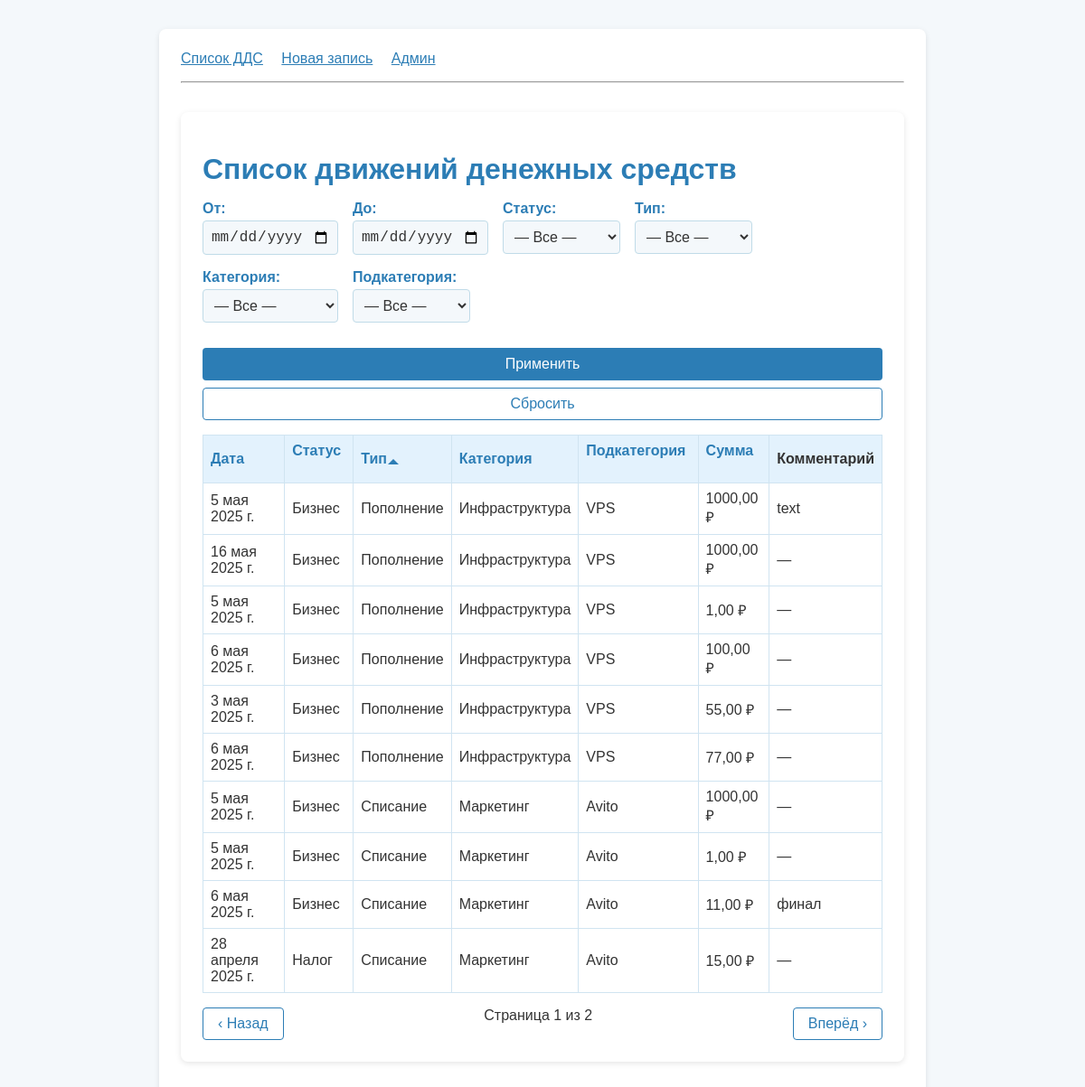
/?ordering=txn_type__name, run on the app's committed database.
### cashflow/models.py (models this page shows, shortened)
class CashFlow(models.Model):
    created_at = models.DateField("Дата записи", default=timezone.now,
                                  help_text="Если нужно, вы можете изменить дату записи вручную")
    status = models.ForeignKey(Status, verbose_name=_("Статус"), on_delete=models.PROTECT)
    txn_type = models.ForeignKey(
        TransactionType, verbose_name=_("Тип операции"), on_delete=models.PROTECT
    )
    category = models.ForeignKey(Category, verbose_name=_("Категория"), on_delete=models.PROTECT)
    subcategory = models.ForeignKey(SubCategory, verbose_name=_("Подкатегория"), on_delete=models.PROTECT)
    amount = models.DecimalField(_("Сумма, ₽"), max_digits=12, decimal_places=2)
    comment = models.TextField(_("Комментарий"), blank=True)

class Status(models.Model):
    name = models.CharField(_("Название статуса"), max_length=50, unique=True)
    class Meta:
        verbose_name = "Статус"
        verbose_name_plural = "Статусы"

class TransactionType(models.Model):
    name = models.CharField(max_length=50, unique=True)
    class Meta:
        verbose_name = "Тип операции"
        verbose_name_plural = "Типы операций"

class Category(models.Model):
    name = models.CharField(max_length=100)
    txn_type = models.ForeignKey(
        TransactionType, on_delete=models.CASCADE, related_name="categories"
    )
    class Meta:
        unique_together = ("name", "txn_type")
        verbose_name = "Категория"
        verbose_name_plural = "Категории"

class SubCategory(models.Model):
    name = models.CharField(max_length=100)
    category = models.ForeignKey(
        Category, on_delete=models.CASCADE, related_name="subcategories"
    )
    class Meta:
        unique_together = ("name", "category")
        verbose_name = "Подкатегория"
        verbose_name_plural = "Подкатегории"

### cashflow/views.py (the view)
# urls.py: path("", CashFlowListView.as_view(), name="cashflow_list"),
class CashFlowListView(ListView):
    model = CashFlow
    template_name = "cashflow_list.html"
    context_object_name = "object_list"
    paginate_by = 10
    def get_queryset(self):
        qs = super().get_queryset().select_related(
            "status", "txn_type", "category", "subcategory"
        )
        params = self.request.GET
        if params.get("date_from"):
            qs = qs.filter(created_at__gte=params["date_from"])
        if params.get("date_to"):
            qs = qs.filter(created_at__lte=params["date_to"])
        if params.get("status"):
            qs = qs.filter(status_id=params["status"])
        if params.get("txn_type"):
            qs = qs.filter(txn_type_id=params["txn_type"])
        if params.get("category"):
            qs = qs.filter(category_id=params["category"])
        if params.get("subcategory"):
            qs = qs.filter(subcategory_id=params["subcategory"])
        ordering = params.get("ordering", "-created_at")
        return qs.order_by(ordering)
    def get_context_data(self, **kwargs):
        ctx = super().get_context_data(**kwargs)
        params = self.request.GET.copy()
        params.pop("page", None)
        ctx["clean_qs"] = params.urlencode()
        ctx["statuses"] = Status.objects.all()
        ctx["types"] = TransactionType.objects.all()
        ctx["categories"] = Category.objects.select_related("txn_type").all()
        ctx["subcategories"] = SubCategory.objects.select_related("category").all()
        ctx["selected_status"] = params.get("status", "")
        ctx["selected_type"] = params.get("txn_type", "")
        ctx["selected_category"] = params.get("category", "")
        ctx["selected_subcategory"] = params.get("subcategory", "")
        ctx["current_order"] = self.request.GET.get("ordering", "-created_at")
        return ctx

### cashflow/templates/cashflow_list.html (shortened to what this page needs)
{% extends "base.html" %}
{% block content %}
<div class="container">
  <h1>Список движений денежных средств</h1>
  <form method="get" action="{% url 'cashflow_list' %}" class="filter-form">
    <div class="filter-group">
      <div class="filter-field">
        <label for="id_date_from">От:</label>
        <input
          type="date"
          id="id_date_from"
          name="date_from"
          value="{{ filter.date_from|default_if_none:'' }}"
        >
      </div>
      <div class="filter-field">
        <label for="id_date_to">До:</label>
        <input
          type="date"
          id="id_date_to"
          name="date_to"
          value="{{ filter.date_to|default_if_none:'' }}"
        >
      </div>
      <div class="filter-field">
        <label for="id_status">Статус:</label>
        <select id="id_status" name="status">
          <option value=""
            {% if not filter.status %}selected{% endif %}>
            — Все —
          </option>
        </select>
      </div>
      <div class="filter-field">
        <label for="filter_type">Тип:</label>
        <select id="filter_type" name="txn_type">
          <option value=""
            {% if not filter.txn_type %}selected{% endif %}>
            — Все —
          </option>
        </select>
      </div>
      <div class="filter-field">
        <label for="filter_category">Категория:</label>
        <select id="filter_category" name="category">
          <option value=""
            {% if not filter.category %}selected{% endif %}>
            — Все —
          </option>
        </select>
      </div>
      <div class="filter-field">
        <label for="filter_subcategory">Подкатегория:</label>
        <select id="filter_subcategory" name="subcategory">
          <option value=""
            {% if not filter.subcategory %}selected{% endif %}>
            — Все —
          </option>
        </select>
      </div>
      <div class="filter-field filter-buttons">
        <button type="submit" class="btn btn-primary">Применить</button>
        <a href="{% url 'cashflow_list' %}" class="btn btn-secondary">Сбросить</a>
      </div>
    </div>
  </form>
  <table class="table">
    <thead>
      <tr>
        <th>
          {% if current_order == "created_at" %}
            <a href="{% url 'cashflow_list' %}?ordering=-created_at" class="sorted asc">Дата</a>
          {% elif current_order == "-created_at" %}
            <a href="{% url 'cashflow_list' %}?ordering=created_at" class="sorted desc">Дата</a>
          {% else %}
            <a href="{% url 'cashflow_list' %}?ordering=created_at">Дата</a>
          {% endif %}
        </th>
        <th>
          {% if current_order == "status__name" %}
            <a href="{% url 'cashflow_list' %}?ordering=-status__name" class="sorted asc">Статус</a>
          {% elif current_order == "-status__name" %}
            <a href="{% url 'cashflow_list' %}?ordering=status__name" class="sorted desc">Статус</a>
          {% else %}
            <a href="{% url 'cashflow_list' %}?ordering=status__name">Статус</a>
          {% endif %}
        </th>
        <th>
          {% if current_order == "txn_type__name" %}
            <a href="{% url 'cashflow_list' %}?ordering=-txn_type__name" class="sorted asc">Тип</a>
          {% elif current_order == "-txn_type__name" %}
            <a href="{% url 'cashflow_list' %}?ordering=txn_type__name" class="sorted desc">Тип</a>
          {% else %}
            <a href="{% url 'cashflow_list' %}?ordering=txn_type__name">Тип</a>
          {% endif %}
        </th>
        <th>
          {% if current_order == "category__name" %}
            <a href="{% url 'cashflow_list' %}?ordering=-category__name" class="sorted asc">Категория</a>
          {% elif current_order == "-category__name" %}
            <a href="{% url 'cashflow_list' %}?ordering=category__name" class="sorted desc">Категория</a>
          {% else %}
            <a href="{% url 'cashflow_list' %}?ordering=category__name">Категория</a>
          {% endif %}
        </th>
        <th>
          {% if current_order == "subcategory__name" %}
            <a href="{% url 'cashflow_list' %}?ordering=-subcategory__name" class="sorted asc">Подкатегория</a>
          {% elif current_order == "-subcategory__name" %}
            <a href="{% url 'cashflow_list' %}?ordering=subcategory__name" class="sorted desc">Подкатегория</a>
          {% else %}
            <a href="{% url 'cashflow_list' %}?ordering=subcategory__name">Подкатегория</a>
          {% endif %}
        </th>
        <th>
          {% if current_order == "amount" %}
            <a href="{% url 'cashflow_list' %}?ordering=-amount" class="sorted asc">Сумма</a>
          {% elif current_order == "-amount" %}
            <a href="{% url 'cashflow_list' %}?ordering=amount" class="sorted desc">Сумма</a>
          {% else %}
            <a href="{% url 'cashflow_list' %}?ordering=amount">Сумма</a>
          {% endif %}
        </th>
        <th>Комментарий</th>
      </tr>
    </thead>
    <tbody>
      {% for obj in object_list %}
        <tr>
          <td>{{ obj.created_at }}</td>
          <td>{{ obj.status.name }}</td>
          <td>{{ obj.txn_type.name }}</td>
          <td>{{ obj.category.name }}</td>
          <td>{{ obj.subcategory.name }}</td>
          <td>{{ obj.amount }} ₽</td>
          <td>{{ obj.comment|default:"—" }}</td>
        </tr>
      {% empty %}
        <tr><td colspan="7">Записи не найдены.</td></tr>
      {% endfor %}
    </tbody>
  </table>
  {% include "pagination.html" %}
</div>
{% endblock %}

### cashflow/static/styles.css (style rules this page uses)
:root { --bg-page: #f4f8fb; --bg-panel: #fff; --clr-text: #333; --clr-primary: #2c7db5; --clr-primary-d:#226a98; --clr-border: #c0dbe8; --clr-border-l: #d0e4f1; --clr-muted: #667; --clr-error: #d9534f; --radius: 4px; }
body { margin: 0; background: var(--bg-page); color: var(--clr-text); font-family: Arial, sans-serif; }
.container { max-width: 800px; margin: 2rem auto; padding: 1.5rem; background: var(--bg-panel); border-radius: 8px; box-shadow: 0 2px 6px rgba(0,0,0,0.1); }
h1 { margin-bottom: 1rem; color: var(--clr-primary); }
.btn { display: inline-block; padding: 0.5rem 1rem; border-radius: var(--radius); font-size: 1rem; text-decoration: none; text-align: center; cursor: pointer; user-select: none; border: 1px solid transparent; }
.btn-primary { background: var(--clr-primary); color: #fff; }
.btn-secondary { background: var(--bg-panel); color: var(--clr-primary); border-color: var(--clr-primary); }
.table { width: 100%; border-collapse: collapse; margin-top: 1rem; }
.table th, .table td { border: 1px solid var(--clr-border-l); padding: 0.5rem; }
.table th { background: #e3f2fd; text-align: left; }
.table th a { color: var(--clr-primary); text-decoration: none; }
.table th a.sorted { position: relative; padding-right: 1.2em; }
.table th a.sorted:after { content: ''; position: absolute; right: 0.4em; top: 50%; transform: translateY(-50%); border: 0.4em solid transparent; }
.table th a.sorted.asc:after { border-bottom-color: var(--clr-primary); }
.form-control, .filter-group input, .filter-group select, .form-group textarea { width: 100%; padding: 0.5rem; border: 1px solid var(--clr-border); border-radius: var(--radius); background: var(--bg-page); box-sizing: border-box; font-size: 1rem; color: var(--clr-text); }
.filter-form { margin-bottom: 1rem; }
.filter-group { display: flex; flex-wrap: wrap; gap: 0.75rem; align-items: center; }
.filter-group label { color: var(--clr-primary); white-space: nowrap; }
.filter-group input[type="date"], .filter-group select { max-width: 150px; background: var(--bg-page); }
.filter-group { display: flex; flex-wrap: wrap; gap: 1rem; align-items: flex-start; }
.filter-field { display: flex; flex-direction: column; white-space: nowrap; }
.filter-field > label { margin-bottom: 0.25rem; color: var(--clr-primary); font-weight: 600; }
.filter-field > input, .filter-field > select { min-width: 130px; padding: 0.5rem; border: 1px solid var(--clr-border); border-radius: var(--radius); background: var(--bg-page); box-sizing: border-box; }
.filter-buttons { flex: 0 0 100%; display: flex; gap: 0.5rem; margin-top: 0.75rem; }
.table th a { color: var(--clr-primary); text-decoration: none; position: relative; padding-right: 1.2em; }
.table th a:after { content: ""; position: absolute; right: 0.4em; top: 50%; transform: translateY(-50%); border: 0.4em solid transparent; }

### data on the page
CashFlow: created_at "5 мая 2025 г.", status.name "Бизнес", txn_type.name "Пополнение", category.name "Инфраструктура", subcategory.name "VPS", amount "1000,00", comment "text"
CashFlow: created_at "16 мая 2025 г.", status.name "Бизнес", txn_type.name "Пополнение", category.name "Инфраструктура", subcategory.name "VPS", amount "1000,00", comment "—"
CashFlow: created_at "5 мая 2025 г.", status.name "Бизнес", txn_type.name "Пополнение", category.name "Инфраструктура", subcategory.name "VPS", amount "1,00", comment "—"
CashFlow: created_at "6 мая 2025 г.", status.name "Бизнес", txn_type.name "Пополнение", category.name "Инфраструктура", subcategory.name "VPS", amount "100,00", comment "—"
CashFlow: created_at "3 мая 2025 г.", status.name "Бизнес", txn_type.name "Пополнение", category.name "Инфраструктура", subcategory.name "VPS", amount "55,00", comment "—"
CashFlow: created_at "6 мая 2025 г.", status.name "Бизнес", txn_type.name "Пополнение", category.name "Инфраструктура", subcategory.name "VPS", amount "77,00", comment "—"
CashFlow: created_at "5 мая 2025 г.", status.name "Бизнес", txn_type.name "Списание", category.name "Маркетинг", subcategory.name "Avito", amount "1000,00", comment "—"
CashFlow: created_at "5 мая 2025 г.", status.name "Бизнес", txn_type.name "Списание", category.name "Маркетинг", subcategory.name "Avito", amount "1,00", comment "—"
CashFlow: created_at "6 мая 2025 г.", status.name "Бизнес", txn_type.name "Списание", category.name "Маркетинг", subcategory.name "Avito", amount "11,00", comment "финал"
CashFlow: created_at "28 апреля 2025 г.", status.name "Налог", txn_type.name "Списание", category.name "Маркетинг", subcategory.name "Avito", amount "15,00", comment "—"

### other printed values
{{ page_obj.number }} "1"
{{ page_obj.paginator.num_pages }} "2"
